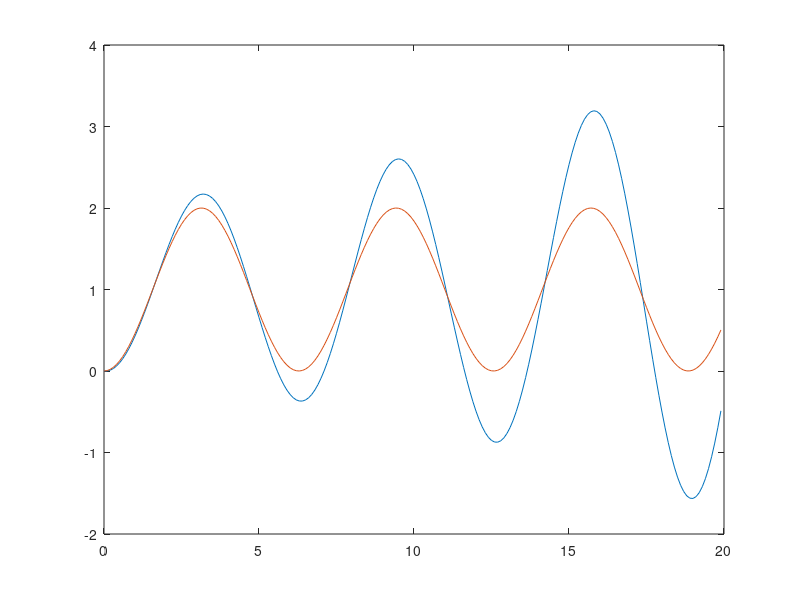

Source code (MATLAB):
T = 0.1;
y(1)=0;
y(2)=0;
t(1)=0;
t(2)=T;
a(1)=0;
a(2)=1-cos(T);
for n = 1:198
    y(n+2)=2*y(n+1)-y(n)-T*T*y(n)+T*T;
    t(n+2)=t(n+1)+T;
    a(n+2)=1-cos(t(n+2));
end
plot(t,y,'-',t,a,'-');